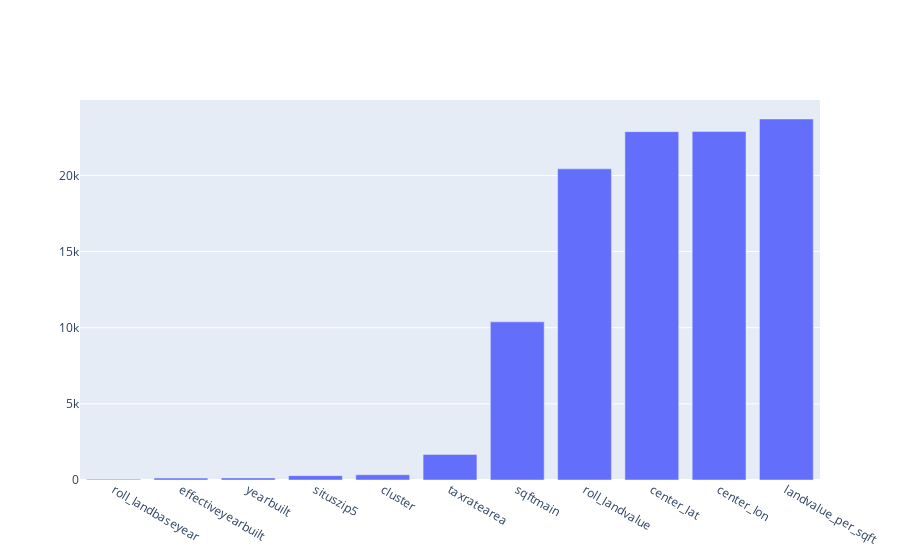

Notebook code cell kept with this figure:
### Code cell
# Visualizing the unique value count in each feature
cat_count = train.apply(lambda x: x.value_counts().shape[0]).sort_values()
go.Figure(data=go.Bar(x=cat_count.index, y=cat_count))

### Figure 1 — Plotly figure (JSON) as saved in the notebook; plotly's stock layout.template omitted (floating-point values rounded to 4 significant figures)
{"data": [{"type": "bar", "x": ["roll_landbaseyear", "effectiveyearbuilt", "yearbuilt", "situszip5", "cluster", "taxratearea", "sqftmain", "roll_landvalue", "center_lat", "center_lon", "landvalue_per_sqft"], "y": [47, 125, 136, 287, 344, 1680, 10383, 20431, 22875, 22880, 23704]}], "layout": {}}
